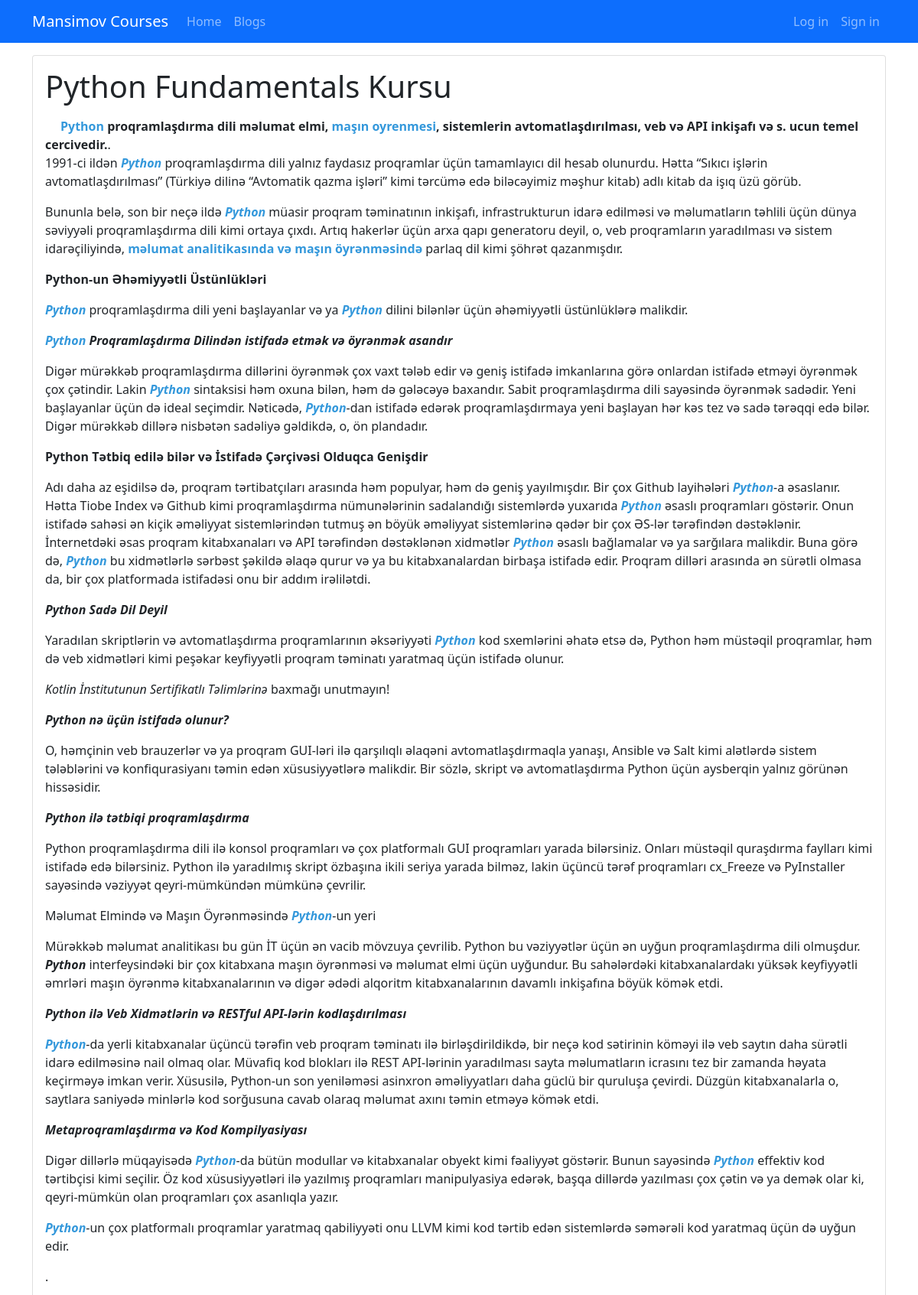
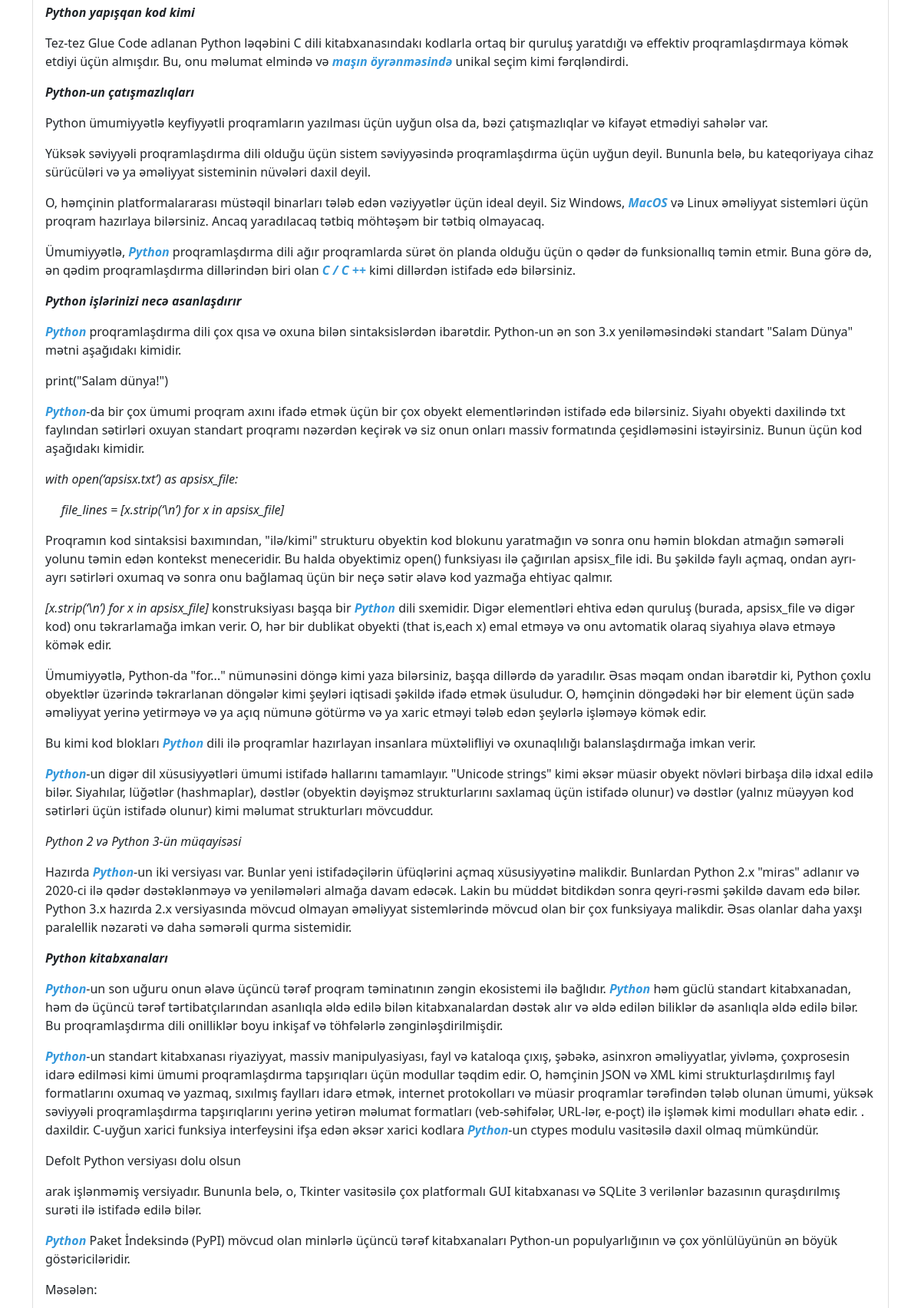
The page /blogs/python-fundamentals-kursu (upper part) on the database its author committed (2 pictures, top to bottom).
### blog/models.py (models this page shows, shortened)
class Blog(models.Model):
    title = models.CharField(max_length=200)
    image = models.ImageField(upload_to="blogs")
    description = RichTextField()
    is_active = models.BooleanField(default=False)
    is_home = models.BooleanField(default=False)
    slug = models.SlugField(null=False, blank=True, unique=True, db_index=True)
    categories = models.ManyToManyField(Category)

### blog/views.py (the view)
# urls.py: path("blogs/<slug:slug>", views.blog_details, name="blogs_details"),
def blog_details(request, slug):
    blog = Blog.objects.get(slug=slug)
    return render(request, "blog/blog_details.html", {
        "blog": blog}
        )

### blog/templates/blog/blog_details.html (shortened to what this page needs)
{% extends "base.html" %}
{% load static %}
{% block content %}
<div class="container mt-3">
    <div class="row">
        <div class="col-12">
            <div class="card mb-3">
                <div class="row">
                    <div class="col-md-12">
                        <div class="card-body">
                            <h1 class="card-title">
                                {{ blog.title|title }}
                            </h1>
                            <p class="card-text">
                                {{ blog.description|safe }}
                            </p>
                        </div>
                    </div>
                </div>
            </div>
        </div>
    </div>
</div>
{% endblock %}

### templates/base.html (shortened to what this page needs)
{% load static %}
<!DOCTYPE html>
<html lang="en">
<head>
    <link href="https://cdn.jsdelivr.net/npm/bootstrap@5.1.3/dist/css/bootstrap.min.css" rel="stylesheet">
</head>
<body>
    {% include "partials/_navbar.html" %}
    {% block content %}{% endblock %}
</body>
</html>

### templates/partials/_navbar.html (shortened to what this page needs)
<nav class="navbar navbar-dark bg-primary navbar-expand-lg">
    <div class="container">
        <a class="navbar-brand" href="{% url 'home' %}">Mansimov Courses</a>
        <div class="collapse navbar-collapse" id="navbar">
            <ul class="navbar-nav me-auto">
                <li class="nav-item">
                    <a class='nav-link' href="{% url 'home' %}">Home</a>
                </li>
                <li class="nav-item">
                    <a class='nav-link' href="{% url 'blogs' %}">Blogs</a>
                </li>
            </ul>
            <ul class="navbar-nav ms-auto">
                {% if user.is_authenticated %}
                    <li class="nav-item">
                        <a class='nav-link' href="{% url 'logout' %}">Log out</a>
                    </li>
                    <li class="nav-item">
                        <a class='nav-link' href="">Welcome {{ user.get_full_name|title }}</a>
                    </li>
                {% else %}
                    <li class="nav-item">
                        <a class='nav-link' href="{% url 'login' %}">Log in</a>
                    </li>
                    <li class="nav-item">
                        <a class='nav-link' href="{% url 'signin' %}">Sign in</a>
                    </li>
                {% endif %}
            </ul>
        </div>
    </div>
</nav>

### rows shown on the page
Blog: title "Python Fundamentals Kursu", description "Python proqramlaşdırma dili məlumat elmi, maşın oyrenmesi , sistemlerin avtomatlaşdırılması, veb və API inkişafı və s. ucun temel cercivedir. . 1991-ci ildən Python proqramlaşdırma dili yalnız faydasız proqramlar üçün tamamlayıcı dil hesab olunurdu. Hətta “Sıkıcı işlərin avtomatlaşdırılması” (Türkiyə dilinə “Avtomatik qazma işləri” kimi tərcümə edə biləcəyimiz məşhur kitab) adlı kitab da işıq üzü görüb. Bununla belə, son bir neçə ildə Python müasir proqram təminatının inkişafı, infrastrukturun idarə edilməsi və məlumatların təhlili üçün dünya səviyyəli proqramlaşdırma dili kimi ortaya çıxdı. Artıq hakerlər üçün arxa qapı generatoru deyil, o, veb proqramların yaradılması və sistem…"
